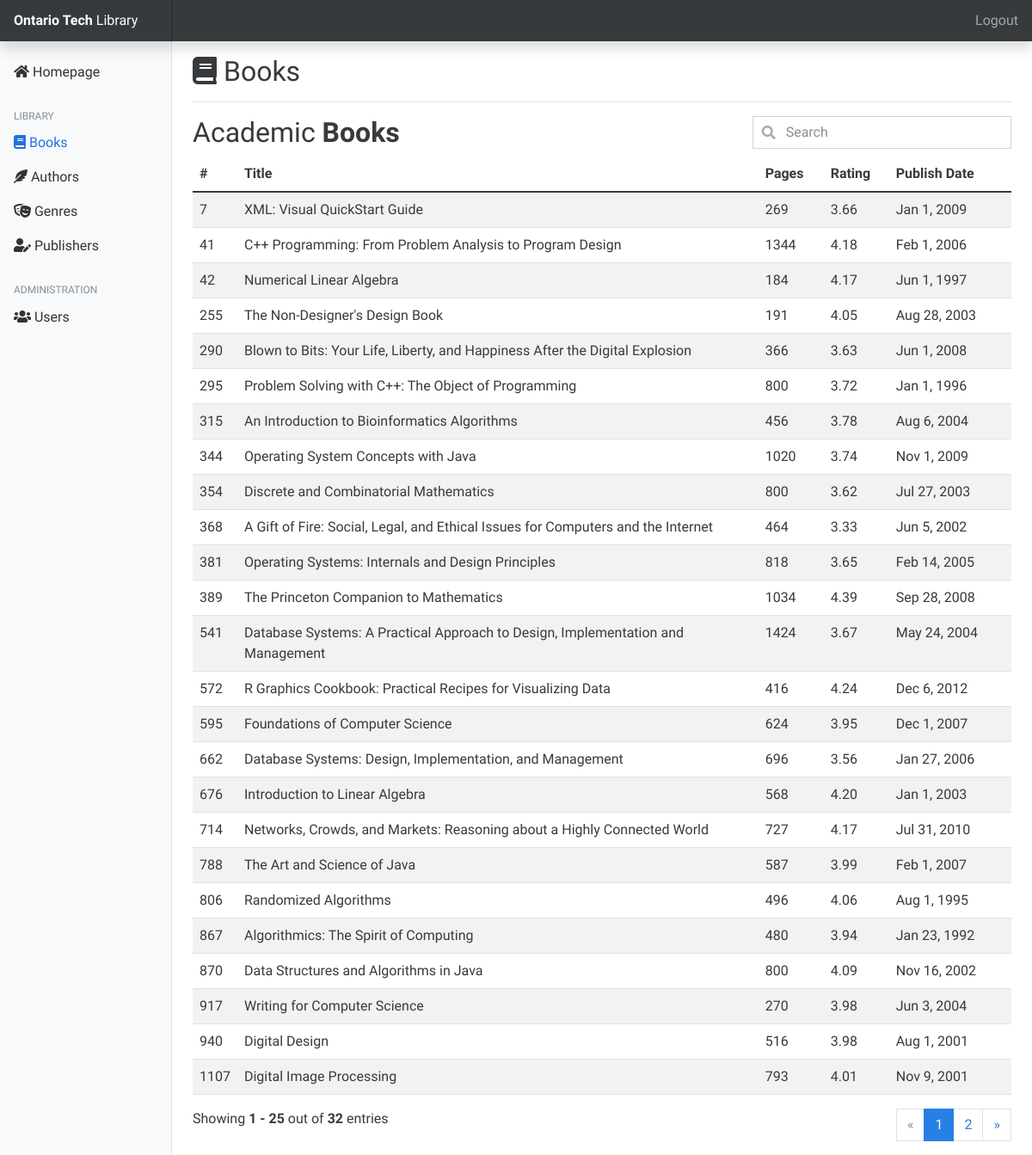
Screenshot of /books?genre=1 (signed in) with the database file from the repository.
### tables this page shows
CREATE TABLE genres (
    id INTEGER UNSIGNED NOT NULL AUTO_INCREMENT PRIMARY KEY,
    name VARCHAR(255) NOT NULL, 
    parent_id INTEGER UNSIGNED REFERENCES genres(id)
);

CREATE TABLE books (
    id INTEGER UNSIGNED NOT NULL AUTO_INCREMENT PRIMARY KEY,
    title VARCHAR(255) NOT NULL, 
    pages INTEGER UNSIGNED, 
    slug VARCHAR(255),
    rating DECIMAL(4, 2), 
    isbn VARCHAR(13), 
    published_at DATE, 
    publisher_id INTEGER UNSIGNED REFERENCES publishers(id)
);

### router.php (called while the page is built, shortened)
<?php
require_once 'db.class.php';
function get($route, $path_to_include) {
    if ($_SERVER['REQUEST_METHOD'] == 'GET') {
        if (route($route, $path_to_include)) exit();
    }
}
function route($route, $path_to_include) {
    $ROOT = $_SERVER['DOCUMENT_ROOT'];
    $request_url       = filter_var($_SERVER['REQUEST_URI'], FILTER_SANITIZE_URL);
    $request_url       = rtrim($request_url, '/');
    $request_url       = strtok($request_url, '?');
    $route_parts       = explode('/', $route);
    $request_url_parts = explode('/', $request_url);
    array_shift($route_parts);
    array_shift($request_url_parts);
    $parameters = [];
    for ($__i__ = 0; $__i__ < count($route_parts); $__i__++) {
        $route_part = $route_parts[$__i__];
        if (preg_match("/^[$]/", $route_part)) {
            $route_part = ltrim($route_part, '$');
            array_push($parameters, $request_url_parts[$__i__]);
            $$route_part = $request_url_parts[$__i__];
        } else if ($route_parts[$__i__] != $request_url_parts[$__i__]) {
            return;
        }
    }
    include_once("$ROOT/$path_to_include");
    return true;
}
function sanitize($text) {
    return htmlspecialchars($text);
}
function get_value($key, $variable = null) {
    return sanitize(isset($_POST, $_POST[$key]) ? $_POST[$key] : (isset($_GET, $_GET[$key]) ? $_GET[$key] : (isset($variable) ? $variable : '')));
}
function modify_query_url($key, $value = null) {
    $parameters = array();
    if (is_array($key)) {
        $parameters = $key;
    } else $parameters[$key] = $value;
    $path = parse_url($_SERVER['REQUEST_URI']);
    $query_string = $path['query'] ?? "";
    parse_str($query_string, $query);
    foreach ($parameters as $key => $value) {
        $query[$key] = $value;
    }
    return '?' . http_build_query($query);
}

### routes.php (called while the page is built, shortened)
<?php
get('/books', 'views/books.php');

### db.class.php (called while the page is built, shortened)
<?php
class DB {
  protected static $mdb = null;
  public static function getMDB() {
    $mdb = DB::$mdb;
    if ($mdb === null) {
      $mdb = DB::$mdb = new MeekroDB();
    }
    $mdb->sync_config();
    return $mdb;
  }
  public static function __callStatic($name, $args) {
    $fn = array(DB::getMDB(), $name);
    return call_user_func_array($fn, $args);
  }
}
class MeekroDB {
  public $dbName = '';
  public $user = '';
  public $password = '';
  public $host = 'localhost';
  public $port = 3306;
  public $socket = null;
  public $encoding = 'latin1';
  public $param_char = '%';
  public $named_param_seperator = '_';
  public $connect_options = array(MYSQLI_OPT_CONNECT_TIMEOUT => 30);
  public $internal_mysql = null;
  public function __construct($host=null, $user=null, $password=null, $dbName=null, $port=null, $encoding=null, $socket=null)  {
    if ($host === null) $host = DB::$host;
    if ($user === null) $user = DB::$user;
    if ($password === null) $password = DB::$password;
    if ($dbName === null) $dbName = DB::$dbName;
    if ($port === null) $port = DB::$port;
    if ($socket === null) $socket = DB::$socket;
    if ($encoding === null) $encoding = DB::$encoding;
    $this->host = $host;
    $this->user = $user;
    $this->password = $password;
    $this->dbName = $dbName;
    $this->port = $port;
    $this->socket = $socket;
    $this->encoding = $encoding;
  }
  public function get() {
    $mysql = $this->internal_mysql;
    if (!($mysql instanceof MySQLi)) {
      if (! $this->port) $this->port = ini_get('mysqli.default_port');
      $mysql = new mysqli();
      foreach ($this->connect_options as $key => $value) {
        $mysql->options($key, $value);
      }
      $mysql->set_charset($this->encoding);
      $this->internal_mysql = $mysql;
    }
    return $mysql;
  }
  function runHook($type, $args=array()) {
    if ($type == 'pre_parse') {
      $query = $args['query'];
      $args = $args['args'];
      return array($query, $args);
    }
    else if ($type == 'pre_run') {
      $query = $args['query'];
      return $query;
    }
  }
  function formatTableName($table) {
    $table = trim($table, '`');
    if (strpos($table, '.')) return implode('.', array_map(array($this, 'formatTableName'), explode('.', $table)));
    else return '`' . str_replace('`', '``', $table) . '`';
  }
  protected function paramsMap() {
    $t = $this;
    return array(
      's' => function($arg) use ($t) { return $t->escape($arg); },
      'i' => function($arg) use ($t) { return $t->intval($arg); },
      'd' => function($arg) use ($t) { return doubleval($arg); },
      'b' => function($arg) use ($t) { return $t->formatTableName($arg); },
      'l' => function($arg) use ($t) { return strval($arg); },
      't' => function($arg) use ($t) { return $t->escapeTS($arg); },
      'ss' => function($arg) use ($t) { return $t->escape("%" . str_replace(array('%', '_'), array('\%', '\_'), $arg) . "%"); },
      'ls' => function($arg) use ($t) { return array_map(array($t, 'escape'), $arg); },
      'li' => function($arg) use ($t) { return array_map(array($t, 'intval'), $arg); },
      'ld' => function($arg) use ($t) { return array_map('doubleval', $arg); },
      'lb' => function($arg) use ($t) { return array_map(array($t, 'formatTableName'), $arg); },
      'll' => function($arg) use ($t) { return array_map('strval', $arg); },
      'lt' => function($arg) use ($t) { return array_map(array($t, 'escapeTS'), $arg); },
      '?' => function($arg) use ($t) { return $t->sanitize($arg); },
      'l?' => function($arg) use ($t) { return $t->sanitize($arg, 'list'); },
      'll?' => function($arg) use ($t) { return $t->sanitize($arg, 'doublelist'); },
      'hc' => function($arg) use ($t) { return $t->sanitize($arg, 'hash'); },
      'ha' => function($arg) use ($t) { return $t->sanitize($arg, 'hash', ' AND '); },
      'ho' => function($arg) use ($t) { return $t->sanitize($arg, 'hash', ' OR '); },
      $this->param_char => function($arg) use ($t) { return $t->param_char; },
    );
  }
  protected function nextQueryParam($query) {
    $keys = array_keys($this->paramsMap());
    $first_position = PHP_INT_MAX;
    $first_param = null;
    $first_type = null;
    $arg = null;
    $named_arg = null;
    foreach ($keys as $key) {
      $fullkey = $this->param_char . $key;
      $pos = strpos($query, $fullkey);
      if ($pos === false) continue;
      if ($pos <= $first_position) {
        $first_position = $pos;
        $first_param = $fullkey;
        $first_type = $key;
      }
    }
    if (is_null($first_param)) return;
    $first_position_end = $first_position + strlen($first_param);
    $named_seperator_length = strlen($this->named_param_seperator);
    $arg_mask = '0123456789';
    return array(
      'param' => $first_param,
      'type' => $first_type,
      'pos' => $first_position,
      'arg' => $arg,
      'named_arg' => $named_arg,
    );
  }
  protected function preParse($query, $args) {
    $arg_ct = 0;
    $max_numbered_arg = 0;
    $use_named_args = false;
    $queryParts = array();
    while ($Param = $this->nextQueryParam($query)) {
      if ($Param['pos'] > 0) {
        $queryParts[] = substr($query, 0, $Param['pos']);
      }
      if ($Param['type'] != $this->param_char && is_null($Param['arg']) && is_null($Param['named_arg'])) {
        $Param['arg'] = $arg_ct++;
      }
      if (! is_null($Param['arg'])) {
        $use_numbered_args = true;
        $max_numbered_arg = max($max_numbered_arg, $Param['arg']);
      }
      $queryParts[] = $Param;
      $query = substr($query, $Param['pos'] + strlen($Param['param']));
    }
    if (strlen($query) > 0) {
      $queryParts[] = $query;
    }
    return $queryParts;
  }
  function parse($query) {
    $args = func_get_args();
    array_shift($args);
    $query = trim($query);
    $queryParts = $this->preParse($query, $args);
    $array_types = array('ls', 'li', 'ld', 'lb', 'll', 'lt', 'l?', 'll?', 'hc', 'ha', 'ho');
    $Map = $this->paramsMap();
    $query = '';
    foreach ($queryParts as $Part) {
      if (is_string($Part)) {
        $query .= $Part;
        continue;
      }
      $fn = $Map[$Part['type']];
      $is_array_type = in_array($Part['type'], $array_types, true);
      $val = null;
      if (!is_null($Part['named_arg'])) {
        $key = $Part['named_arg'];
        if (! array_key_exists($key, $args[0])) {
          throw new MeekroDBException("Couldn't find named arg {$key}!");
        }
        $val = $args[0][$key];
      }
      else if (!is_null($Part['arg'])) {
        $key = $Part['arg'];
        $val = $args[$key];
      }
      if (is_object($val) && ($val instanceof WhereClause)) {
        list($clause_sql, $clause_args) = $val->textAndArgs();
        array_unshift($clause_args, $clause_sql);
        $result = call_user_func_array(array($this, 'parse'), $clause_args);
      }
      else {
        $result = $fn($val);
      }
      $query .= $result;
    }
    return $query;
  }
  function intval($var) {
    if (PHP_INT_SIZE == 8) return intval($var);
    return floor(doubleval($var));
  }
  public function query() { return $this->queryHelper(array('assoc' => true), func_get_args()); }
  public function queryAllLists() { return $this->queryHelper(array(), func_get_args()); }
  protected function queryHelper($opts, $args) {
    $query = array_shift($args);
    $opts_raw = (isset($opts['raw']) && $opts['raw']);
    $opts_assoc = (isset($opts['assoc']) && $opts['assoc']);
    $opts_walk = (isset($opts['walk']) && $opts['walk']);
    $is_buffered = !($opts_raw || $opts_walk);
    list($query, $args) = $this->runHook('pre_parse', array('query' => $query, 'args' => $args));
    $sql = call_user_func_array(array($this, 'parse'), array_merge(array($query), $args));
    $sql = $this->runHook('pre_run', array('query' => $sql));
    $db = $this->get();
    $result = $db->query($sql, $is_buffered ? MYSQLI_STORE_RESULT : MYSQLI_USE_RESULT);
    $return = array();
    while ($row = ($opts_assoc ? $result->fetch_assoc() : $result->fetch_row())) {
      $return[] = $row;
    }
    return $return;
  }
  public function queryFirstList() {
    $args = func_get_args();
    $result = call_user_func_array(array($this, 'queryAllLists'), $args);
    return reset($result);
  }
  public function queryFirstField() {
    $args = func_get_args();
    $row = call_user_func_array(array($this, 'queryFirstList'), $args);
    return $row[0];
  }
}
class WhereClause {
  public $type = 'and';
  public $clauses = array();
  function __construct($type) {
    $type = strtolower($type);
    $this->type = $type;
  }
  function add() {
    $args = func_get_args();
    $sql = array_shift($args);
    if ($sql instanceof WhereClause) {
      $this->clauses[] = $sql;
    } else {
      $this->clauses[] = array('sql' => $sql, 'args' => $args);
    }
  }
  function textAndArgs() {
    $sql = array();
    $args = array();
    foreach ($this->clauses as $clause) {
      if ($clause instanceof WhereClause) {
        list($clause_sql, $clause_args) = $clause->textAndArgs();
      } else {
        $clause_sql = $clause['sql'];
        $clause_args = $clause['args'];
      }
      $sql[] = "($clause_sql)";
      $args = array_merge($args, $clause_args);
    }
    if ($this->type == 'and') $sql = sprintf('(%s)', implode(' AND ', $sql));
    else $sql = sprintf('(%s)', implode(' OR ', $sql));
    return array($sql, $args);
  }
}
?>

### views/books.php (the view, shortened to what this page needs)
<?php
$where = new WhereClause("and");
if (isset($_GET['genre'])) {
    $genre = DB::queryFirstField("SELECT name FROM genres WHERE id = %i", $_GET['genre']);
    if ($genre) $where->add("id IN (SELECT book_id FROM book_genres WHERE genre_id = %i)", $_GET['genre']);
}
$count = DB::queryFirstField("SELECT COUNT(*) FROM books WHERE %l", $where);
$pagination = pagination($count, 5);
$order_by = $pagination['order_by'];
$sort_by = $pagination['sort_by'];
$limit = $pagination['limit'];
$offset = $pagination['offset'];
$books = DB::query("SELECT id, title, pages, rating, isbn, published_at FROM books WHERE %l ORDER BY %b $sort_by LIMIT %i OFFSET %i", $where, $order_by, $limit, $offset);
include('includes/header.php');
?>
    <div class="d-flex justify-content-between flex-wrap flex-md-nowrap align-items-center pt-3 pb-2 mb-3 border-bottom">
        <h1 class="h2"><i class="fas fa-book"></i> Books</h1>
    </div>
    <div class="row">
        <div class="col-sm-8"><h2><?= (empty($genre) ? "All" : $genre) ?> <strong>Books</strong></h2></div>
        <div class="col-sm-4">
            <form class="form-group search" method="GET" action="">
                <div class="form-group search">
                    <input type="text" name="search" class="form-control" placeholder="Search" value="<?= get_value('search', '') ?>">
                </div>
            </form>
        </div>
    </div>
    <div class="table-responsive">
        <table class="table table-striped">
            <thead>
                <tr>
                    <th scope="col" width="5%">#</th>
                    <th scope="col" width="64%"><a href="<?= modify_query_url([ 'order_by' => 'title', 'sort_by' => ($sort_by == "ASC" ? 'desc' : 'asc') ]) ?>" class="text-decoration-none text-dark">Title</a></th>
                    <th scope="col" width="8%"><a href="<?= modify_query_url([ 'order_by' => 'pages', 'sort_by' => ($sort_by == "ASC" ? 'desc' : 'asc') ]) ?>" class="text-decoration-none text-dark">Pages</a></th>
                    <th scope="col" width="8%"><a href="<?= modify_query_url([ 'order_by' => 'rating', 'sort_by' => ($sort_by == "ASC" ? 'desc' : 'asc') ]) ?>" class="text-decoration-none text-dark">Rating</a></th>
                    <th scope="col" width="15%"><a href="<?= modify_query_url([ 'order_by' => 'published_at', 'sort_by' => ($sort_by == "ASC" ? 'desc' : 'asc') ]) ?>" class="text-decoration-none text-dark">Publish Date</a></th>
                </tr>
            </thead>
            <tbody>
                <?php foreach ($books as $book): ?>
                    <tr class="cursor-pointer" onclick="window.location.href='/book/<?= strtolower(trim(preg_replace('/[^A-Za-z0-9-]+/', '-', $book['title']))); ?>-<?= $book['id'] ?>'">
                        <td><?= $book['id'] ?></td>
                        <td><?= $book['title'] ?></td>
                        <td><?= $book['pages'] ?></td>
                        <td><?= $book['rating'] ?></td>
                        <td><?= date('M j, Y', strtotime($book['published_at'])); ?></td>
                    </tr>
                <?php endforeach; ?>
            </tbody>
        </table>
    </div>
    <div class="row">
        <div class="col-4 hint-text">Showing <b><?= $pagination['start'] ?> - <?= $pagination['end'] ?></b> out of <b><?= $pagination['count'] ?></b> entries</div>
        <nav class="col-8">
            <ul class="pagination justify-content-end">
                <li class="page-item<?= ($pagination['page'] == 1) ? ' disabled' : '' ?>">
                    <a class="page-link" href="<?= modify_query_url('offset', 0) ?>" aria-label="First">
                        <span aria-hidden="true">&laquo;</span>
                    </a>
                </li>
                <?php foreach ($pagination['buttons'] as $button): ?>
                    <li class="page-item<?= ($button['active'] ? ' active' : '') ?>"><a class="page-link" href="<?= modify_query_url('offset', ($button['number'] - 1) * $pagination['limit']) ?>"><?= $button['number'] ?></a></li>
                <?php endforeach; ?>
                <li class="page-item<?= ($pagination['page'] == $pagination['pages']) ? ' disabled' : '' ?>">
                    <a class="page-link" href="<?= modify_query_url('offset', ($pagination['pages'] - 1) * $pagination['limit'] ) ?>" aria-label="Last">
                        <span aria-hidden="true">&raquo;</span>
                    </a>
                </li>
            </ul>
        </nav>
    </div>
<?php include('includes/footer.php'); ?>

### assets/css/style.css (style rules this page uses)
.cursor-pointer { cursor: pointer; }
.search .form-control { padding-left: 2.375rem; }

### rows the page displays
genres: name "Academic"
books: id "7", title "XML: Visual QuickStart Guide", pages "269", rating "3.66", published_at "Jan 1, 2009"
books: id "41", title "C++ Programming: From Problem Analysis to Program Design", pages "1344", rating "4.18", published_at "Feb 1, 2006"
books: id "42", title "Numerical Linear Algebra", pages "184", rating "4.17", published_at "Jun 1, 1997"
books: id "255", title "The Non-Designer's Design Book", pages "191", rating "4.05", published_at "Aug 28, 2003"
books: id "290", title "Blown to Bits: Your Life, Liberty, and Happiness After the Digital Explosion", pages "366", rating "3.63", published_at "Jun 1, 2008"
books: id "295", title "Problem Solving with C++: The Object of Programming", pages "800", rating "3.72", published_at "Jan 1, 1996"
books: id "315", title "An Introduction to Bioinformatics Algorithms", pages "456", rating "3.78", published_at "Aug 6, 2004"
books: id "344", title "Operating System Concepts with Java", pages "1020", rating "3.74", published_at "Nov 1, 2009"
books: id "354", title "Discrete and Combinatorial Mathematics", pages "800", rating "3.62", published_at "Jul 27, 2003"
books: id "368", title "A Gift of Fire: Social, Legal, and Ethical Issues for Computers and the Internet", pages "464", rating "3.33", published_at "Jun 5, 2002"
books: id "381", title "Operating Systems: Internals and Design Principles", pages "818", rating "3.65", published_at "Feb 14, 2005"
books: id "389", title "The Princeton Companion to Mathematics", pages "1034", rating "4.39", published_at "Sep 28, 2008"
books: id "541", title "Database Systems: A Practical Approach to Design, Implementation and Management", pages "1424", rating "3.67", published_at "May 24, 2004"
books: id "572", title "R Graphics Cookbook: Practical Recipes for Visualizing Data", pages "416", rating "4.24", published_at "Dec 6, 2012"
books: id "595", title "Foundations of Computer Science", pages "624", rating "3.95", published_at "Dec 1, 2007"
books: id "662", title "Database Systems: Design, Implementation, and Management", pages "696", rating "3.56", published_at "Jan 27, 2006"
books: id "676", title "Introduction to Linear Algebra", pages "568", rating "4.20", published_at "Jan 1, 2003"
books: id "714", title "Networks, Crowds, and Markets: Reasoning about a Highly Connected World", pages "727", rating "4.17", published_at "Jul 31, 2010"
books: id "788", title "The Art and Science of Java", pages "587", rating "3.99", published_at "Feb 1, 2007"
books: id "806", title "Randomized Algorithms", pages "496", rating "4.06", published_at "Aug 1, 1995"
books: id "867", title "Algorithmics: The Spirit of Computing", pages "480", rating "3.94", published_at "Jan 23, 1992"
books: id "870", title "Data Structures and Algorithms in Java", pages "800", rating "4.09", published_at "Nov 16, 2002"
books: id "917", title "Writing for Computer Science", pages "270", rating "3.98", published_at "Jun 3, 2004"
books: id "940", title "Digital Design", pages "516", rating "3.98", published_at "Aug 1, 2001"
books: id "1107", title "Digital Image Processing", pages "793", rating "4.01", published_at "Nov 9, 2001"

### other values shown
$pagination['start'] "1"
$pagination['end'] "25"
$pagination['count'] "32"
$button['number'] "1"
$button['number'] "2"
